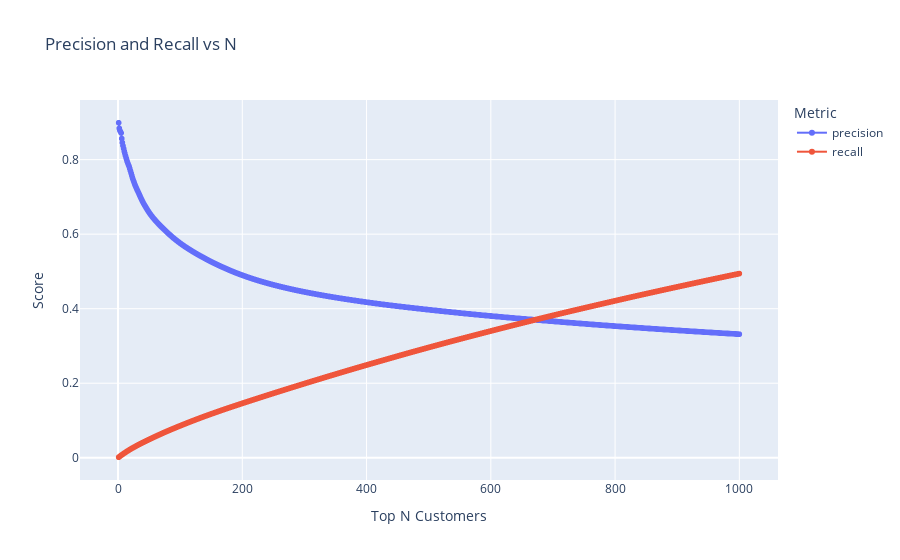

Notebook cell for this chart:
### Code cell
### precision and recall analysis for top N customers in test set

results = []
df_ranked = X_test.copy()
df_ranked['churn'] = y_prob
df_ranked = df_ranked.sort_values(by='churn', ascending=False).reset_index(drop=True).reset_index()

for n in range(1, 1001, 1):
    top_n = df_ranked.head(n)
    precision = top_n['churn'].sum() / n
    recall = top_n['churn'].sum() / df_ranked['churn'].sum()
    
    results.append({'n': n, 'precision': precision, 'recall': recall})

px.line(results, x='n', y=['precision', 'recall'], markers=True, title='Precision and Recall vs N', labels={'value': 'Score', 'n': 'Top N Customers', 'variable': 'Metric'})

### Figure 1 — Plotly figure (JSON) as saved in the notebook; plotly's stock layout.template omitted (floating-point values rounded to 4 significant figures; data arrays with more than 128 entries replaced by an {"elided": "..."} marker saying what was removed)
{"data": [{"hovertemplate": "Metric=precision<br>Top N Customers=%{x}<br>Score=%{y}<extra></extra>", "legendgroup": "precision", "line": {"color": "#636efa", "dash": "solid"}, "marker": {"symbol": "circle"}, "mode": "lines+markers", "name": "precision", "showlegend": true, "type": "scattergl", "x": {"elided": "1000 int values"}, "xaxis": "x", "y": {"elided": "1000 float values"}, "yaxis": "y"}, {"hovertemplate": "Metric=recall<br>Top N Customers=%{x}<br>Score=%{y}<extra></extra>", "legendgroup": "recall", "line": {"color": "#EF553B", "dash": "solid"}, "marker": {"symbol": "circle"}, "mode": "lines+markers", "name": "recall", "showlegend": true, "type": "scattergl", "x": {"elided": "1000 int values"}, "xaxis": "x", "y": {"elided": "1000 float values"}, "yaxis": "y"}], "layout": {"legend": {"title": {"text": "Metric"}, "tracegroupgap": 0}, "title": {"text": "Precision and Recall vs N"}, "xaxis": {"anchor": "y", "domain": [0, 1], "title": {"text": "Top N Customers"}}, "yaxis": {"anchor": "x", "domain": [0, 1], "title": {"text": "Score"}}}}
